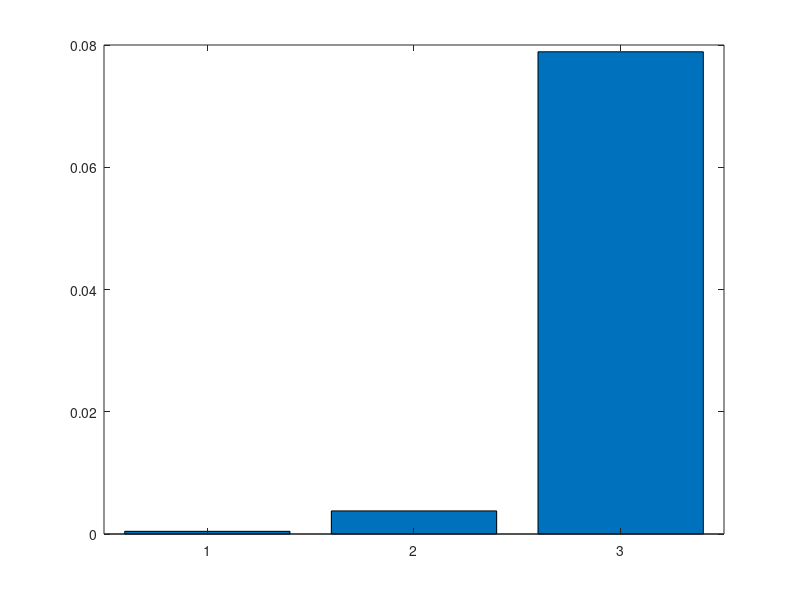
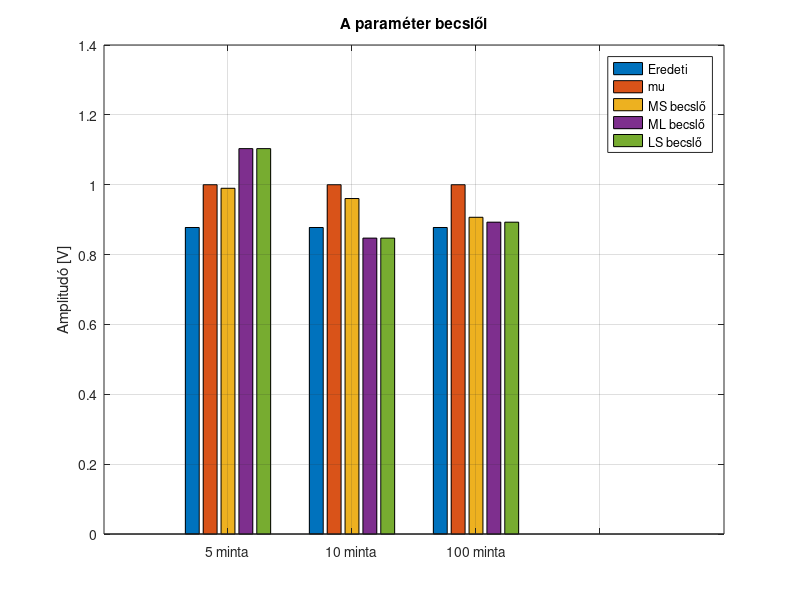
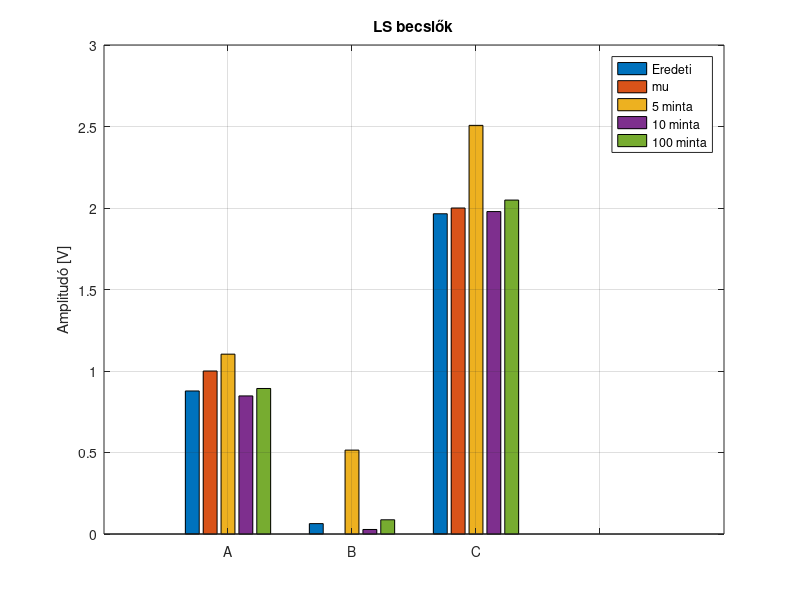
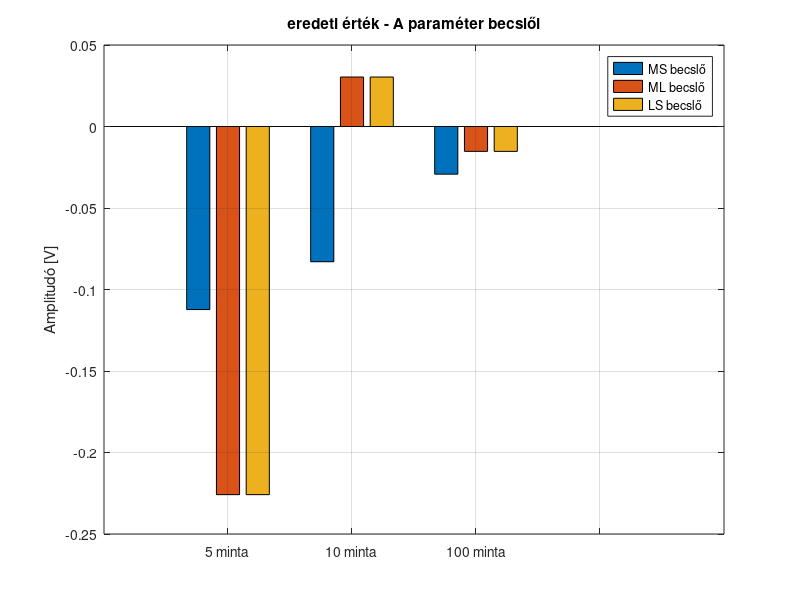

These figures' MATLAB source, in order:
%% Clean up
    clear;
    close all;
    clc;

%% Parametetek
    mu_A        = 1;    % V
    mu_B        = 0;    % V
    mu_C        = 2;    % V
    o_a         = .1;   % V
    o_w         = .1;   % V
    ro          = .1;   % 
    t_0         = 10;   % ms
    f_0         = 50;   % Hz
    rendszer    = 'E';  % 
    r           = .88;  % 
    P           = 25;   % 

%% Parameterek koherense telete
    t_0 = t_0/1000;

%% Elso feladat - Jelgenerator
    % Parameterek
    N_5   =   5;
    N_10  =  10;
    N_100 = 100;        % minta darabszama
   
    Periods = .1;    % vett periodusok
    
    % Valtozok
    t_5   = linspace(0+t_0, ((Periods/f_0)+t_0), N_5);
    t_10  = linspace(0+t_0, ((Periods/f_0)+t_0), N_10);
    t_100 = linspace(0+t_0, ((Periods/f_0)+t_0), N_100);

    % A, B, C parameterek meghatarozasa
    C_aa = o_a^2 .* [1, ro, ro^2; ro, 1, ro; ro^2, ro, 1];
    rng('default');  % Visszaallitjuk a generator alapertelmezett allapotat a reprodukalhatosag erdekeben
    X = mvnrnd([mu_A, mu_B, mu_C], C_aa, 1);
    A = X(1);
    B = X(2);
    C = X(3);

    % Zajos jel generalasa
    sn = @(t) A*sin(2*pi*f_0*t) + B*cos(2*pi*f_0*t) + C + o_w*rand;
    u_5   = zeros(N_5,1);
    u_10  = zeros(N_10,1);
    u_100 = zeros(N_100,1);

    for k=1:N_5
        u_5(k)   = sn(t_5(k));
    end
    for k=1:N_10
        u_10(k)  = sn(t_10(k));
    end
    for k=1:N_100
        u_100(k) = sn(t_100(k));
    end
    figure(1);
        plot(t_5,u_5,t_10,u_10,t_100,u_100, LineWidth=1.5);
        grid on;
        title('Generált zajos jel');
        xlabel('Idő [s]');
        ylabel('Amlitudó [V]');
        legend('5 minta', '10 minta', '100 minta');

%% Masodik feladat - MS becslo
    % Megfigyelesi matrix
    U     = @(n,t) [sin(2*pi*f_0*t'),cos(2*pi*f_0*t'),ones(n,1)];
    C_nn  = @(n) eye(n)*o_w^2;
    C_aaz = @(n,t) U(n,t).'*inv(C_nn(n))*U(n,t)+inv(C_aa);

    MS = @(u,n,t) [mu_A; mu_B; mu_C] + inv(C_aaz(n,t)) * U(n,t).'*inv(C_nn(n))*(u-(U(n,t)*[mu_A;mu_B;mu_C]));

    % a - a tenyleges es a becsult erteket es az elteresuket
    MS_5   = MS(u_5,   N_5,   t_5);
    MS_10  = MS(u_10,  N_10,  t_10);
    MS_100 = MS(u_100, N_100, t_100);
    
    % b - a becsles torzitasat
    b = @(n, a) ([mu_A; mu_B; mu_C] - a)/(1+n*(o_a^2/o_w^2));
    b_5   = b(5, MS_5);
    b_10  = b(10, MS_10);
    b_100 = b(100, MS_100);

    % c - a becsult ertekek kovarianciajat (kovariancia matrixat)
    C_aaz_5   = C_aaz(N_5,   t_5);
    C_aaz_10  = C_aaz(N_10,  t_10);
    C_aaz_100 = C_aaz(N_100, t_100);
   
%% Harmadik feladat - ML becslo (Gauss - Markov)
    GM = @(u, n, t) inv(U(n,t)'*inv(C_nn(n))*U(n,t))*U(n,t)'*inv(C_nn(n))*u;
    
    ML_5   = GM(u_5,   N_5,   t_5);
    ML_10  = GM(u_10,  N_10,  t_10);
    ML_100 = GM(u_100, N_100, t_100);
    
%% Negyedik feladat - LS becslo + minosegjelzo
    LS = @(u, n, t) inv(U(n,t).'*U(n,t))*U(n,t).'*u;
    J = @(u, a_k, n, t) u'*(u- U(n,t)*a_k);

    LS_5   = LS(u_5,   N_5,   t_5);
    LS_10  = LS(u_10,  N_10,  t_10);
    LS_100 = LS(u_100, N_100, t_100);

    J_5    = J(u_5,   LS_5,   N_5,   t_5);
    J_10   = J(u_10,  LS_10,  N_10,  t_10);
    J_100  = J(u_100, LS_100, N_100, t_100);
    
    bar([J_5 J_10, J_100]);

%% Otodik feladat - u(t) = D sin(2pi * f_0 * t + fi) + C
    % Addicios telellel: D*cos(fi)*sin(2*pi*f_0*t) + D*sin(fi)*cos(2*pi*f_0*t) + C
    %                    A*sin(2*pi*f_0*t) + B*cos(2*pi*f_0*t) + C
    % D = sqrt (A^2 + B^2)
    % phi = atan(B/A)
    U_d  = @(n,t) [sin(2*pi*f_0*t'), cos(2*pi*f_0*t'), ones(n,1)];
    LS_d = @(u,n,t) inv(U_d(n,t).'*U_d(n,t))*U_d(n,t).'*u;

    LS_d_5   = LS_d(u_5,   N_5,   t_5);
    LS_d_10  = LS_d(u_10,  N_10,  t_10);
    LS_d_100 = LS_d(u_100, N_100, t_100);

    % Egyenletrendszer megoldasai
    p = LS_d_5;
    D_5  = sqrt(p(1)^2 + p(2)^2);
    fi_5 = atan(p(2)./p(1));
    dC_5 = p(3);

    p = LS_d_10;
    D_10  = sqrt(p(1)^2 + p(2)^2);
    fi_10 = atan(p(2)./p(1));
    dC_10 = p(3);

    p = LS_d_100;
    D_100  = sqrt(p(1)^2 + p(2)^2);
    fi_100 = atan(p(2)./p(1));
    dC_100 = p(3);

    figure(10);
        show = [D_5, D_10, D_100; fi_5, fi_10, fi_100; dC_5, dC_10, dC_100];
        bar(show);
        title('D, fi és C LS becslői');
        xticklabels({'D', 'fi', 'C'});
        legend('5 minta', '10 minta', '100 minta');
        ylabel('Amplitudó [V] & Fázis [rad]');
        grid on;

    % Minosegjelzo
    J_d = @(u, a_k, n, t) u'*(u- (U_d(n,t)*a_k));
    J_d_5    = J_d(u_5,   [D_5;  fi_5;   dC_5],   N_5,   t_5);
    J_d_10   = J_d(u_10,  [D_10; fi_10;  dC_10],  N_10,  t_10);
    J_d_100  = J_d(u_100, [D_10; fi_100; dC_100], N_100, t_100);

    % CRLB
    % Derivaltak meghatarozasa
        % u = D sin(2pi * f_0 * t + fi) + C
        udD  = @(t,D,fi,C) 1*sin(2*pi*f_0*t+fi); 
        udfi = @(t,D,fi,C) D*cos(2*pi*f_0*t+fi) * 1;
        udC  = @(t,D,fi,C) 1;

    % Hasznalhato ez a keplet ,mert:
    % u = s(a) + w
    % zaj: gauss, mu_zaj = 0, szorasa o_w
        CRLB = @(udx) o_w^2 / ((udx*ones(length(udx),1))^2);  % ahol udx egy sorvektor
    
    % Derivalt jelek meghatarozasa
        % 5 elemu
            s_udD_5  = zeros(1,N_5);
            s_udfi_5 = zeros(1,N_5);
            s_udC_5  = zeros(1,N_5);
            for k = 1:N_5
                s_udD_5(1,k)  = udD( t_5(k), D_5, fi_5, dC_5);
                s_udfi_5(1,k) = udfi(t_5(k), D_5, fi_5, dC_5);
                s_udC_5(1,k)  = udC( t_5(k), D_5, fi_5, dC_5);
            end
        % 10 elemu
            s_udD_10  = zeros(1,N_10);
            s_udfi_10 = zeros(1,N_10);
            s_udC_10  = zeros(1,N_10);
            for k = 1:N_10
                s_udD_10(1,k) =  udD( t_10(k), D_10, fi_10, dC_10);
                s_udfi_10(1,k) = udfi(t_10(k), D_10, fi_10, dC_10);
                s_udC_10(1,k) =  udC( t_10(k), D_10, fi_10, dC_10);
            end
        % 100 elemu
        s_udD_100 = zeros(1,N_100);
        s_udfi_100 = zeros(1,N_100);
        s_udC_100 = zeros(1,N_100);
        for k = 1:N_100
            s_udD_100(1,k) =  udD( t_100(k), D_100, fi_100, dC_100);
            s_udfi_100(1,k) = udfi(t_100(k), D_100, fi_100, dC_100);
            s_udC_100(1,k) =  udC( t_100(k), D_100, fi_100, dC_100);
        end

    % CRLB-k kiszamolasa
        CRLB_D_5   =  CRLB(s_udD_5);
        CRLB_D_10  =  CRLB(s_udD_10);
        CRLB_D_100 =  CRLB(s_udD_100);

        CRLB_fi_5   = CRLB(s_udfi_5);
        CRLB_fi_10  = CRLB(s_udfi_10);
        CRLB_fi_100 = CRLB(s_udfi_100);

        CRLB_C_5   =  CRLB(s_udC_5);
        CRLB_C_10  =  CRLB(s_udC_10);
        CRLB_C_100 =  CRLB(s_udC_100);
        
    %% Kiértékelés
    k = 1;
    figure(2);
        og = [A, B, C];
        mu = [mu_A,mu_B,mu_C];
        diag_title = ['A paraméter becslői';'B paraméter becslői';'C paraméter becslői'];
        show = [og(k), mu(k), MS_5(k), ML_5(k), LS_5(k); og(k), mu(k),MS_10(k), ML_10(k), LS_10(k); og(k), mu(k), MS_100(k), ML_100(k), LS_100(k); 0, 0, 0, 0, 0];
        bar(show);
        title(diag_title(k,:));
        xticklabels({'5 minta', '10 minta', '100 minta'});
        legend('Eredeti','mu','MS becslő','ML becslő','LS becslő');
        ylabel('Amplitudó [V]');
        grid on;

    k = 3;
    figure(3);
        if (k == 1)
        show = [A, mu_A, MS_5(1), MS_10(1), MS_100(1); B, mu_B, MS_5(2), MS_10(2), MS_100(2); C, mu_C, ML_5(3), ML_10(3), ML_100(3); 0, 0, 0, 0, 0];
        end
        if (k == 2)
        show = [A, mu_A, ML_5(1), ML_10(1), ML_100(1); B, mu_B, ML_5(2), ML_10(2), ML_100(2); C, mu_C, MS_5(3), MS_10(3), MS_100(3); 0, 0, 0, 0, 0];
        end
        if (k == 3)
        show = [A, mu_A, LS_5(1), LS_10(1), LS_100(1); B, mu_B, LS_5(2), LS_10(2), LS_100(2); C, mu_C, LS_5(3), LS_10(3), LS_100(3); 0, 0, 0, 0, 0];
        end
        bar(show);
        xticklabels({'A', 'B', 'C'});
        ylabel('Amplitudó [V]');
        grid on;
        diag_title = ['MS becslők'; 'ML becslők'; 'LS becslők'];
        title(diag_title(k,:));
        legend('Eredeti', 'mu', '5 minta', '10 minta', '100 minta');


    k = 1;
    figure(4);
        og = [A, B, C];
        mu = [mu_A,mu_B,mu_C];
        diag_title = ['eredeti érték - A paraméter becslői';'eredeti érték - B paraméter becslői';'eredeti érték - C paraméter becslői'];
        show = [og(k)-MS_5(k), og(k)-ML_5(k), og(k)-LS_5(k); og(k)-MS_10(k), og(k)-ML_10(k), og(k)-LS_10(k); og(k)-MS_100(k), og(k)-ML_100(k), og(k)-LS_100(k); 0, 0, 0];
        bar(show);
        title(diag_title(k,:));
        xticklabels({'5 minta', '10 minta', '100 minta'});
        legend('MS becslő','ML becslő','LS becslő');
        ylabel('Amplitudó [V]');
        grid on;

    signal = @(t,p) p(1)*sin(2*pi*f_0*t) + p(2)*cos(2*pi*f_0*t) + p(3);

    s_MS_5   = signal(t_5,  MS_5);
    s_MS_10  = signal(t_10, MS_10);
    s_MS_100 = signal(t_100,MS_100);

    s_ML_5   = signal(t_5,  ML_5);
    s_ML_10  = signal(t_10,  ML_10);
    s_ML_100 = signal(t_100,  ML_100);

    s_LS_5   = signal(t_5,  LS_5);
    s_LS_10  = signal(t_10, LS_10);
    s_LS_100 = signal(t_100,LS_100);

    figure(5);
        plot(t_100, u_100 ,t_5, s_MS_5, t_10, s_MS_10, t_100, s_MS_100, LineWidth=1.5);
        title('MS becslők');
        legend('generált zajos jel', 'becslő 5 mintával','becslő 10 mintával','becslő 100 mintával');
        ylabel('Amplitudó [V]');
        xlabel('Idő [s]');
        grid on;
        
    figure(6);
        plot(t_100, u_100 ,t_5, s_ML_5, t_10, s_ML_10, t_100, s_ML_100, LineWidth=1.5);
        title('ML becslők');
        legend('generált zajos jel', 'becslő 5 mintával','becslő 10 mintával','becslő 100 mintával');
        ylabel('Amplitudó [V]');
        xlabel('Idő [s]');
        grid on;

    figure(7);
        plot(t_100, u_100 ,t_5, s_LS_5, t_10, s_LS_10, t_100, s_LS_100, LineWidth=1.5);
        title('LS becslők');
        legend('generált zajos jel', 'becslő 5 mintával','becslő 10 mintával','becslő 100 mintával');
        ylabel('Amplitudó [V]');
        xlabel('Idő [s]');
        grid on;

    
    D_signal = @(t,D,fi,C) D*sin(2*pi*f_0 *t+fi) + C;
    D_LS_5   = D_signal(t_5,   D_5,   fi_5,   dC_5);
    D_LS_10  = D_signal(t_10,  D_10,  fi_10,  dC_10);
    D_LS_100 = D_signal(t_100, D_100, fi_100, dC_100);
    figure(8);
        plot(t_100, u_100 ,t_5, D_LS_5, t_10, D_LS_10, t_100, D_LS_100, LineWidth=1.5);
        title('LS becslők');
        legend('generált zajos jel', 'becslő 5 mintával','becslő 10 mintával','becslő 100 mintával');
        ylabel('Amplitudó [V]');
        xlabel('Idő [s]');
        grid on;

    figure(9);
        plot(t_100, u_100 ,t_100, s_MS_100, t_100, s_ML_100, t_100, s_LS_100, LineWidth=1);
        title('Becslők');
        legend('generált zajos jel', 'MS', 'ML', 'LS');
        ylabel('Amplitudó [V]');
        xlabel('Idő [s]');
        grid on;
